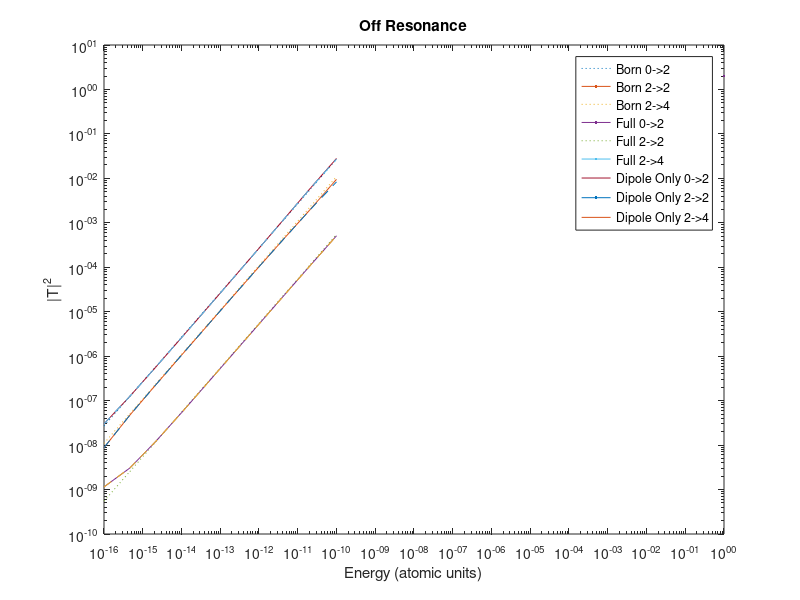
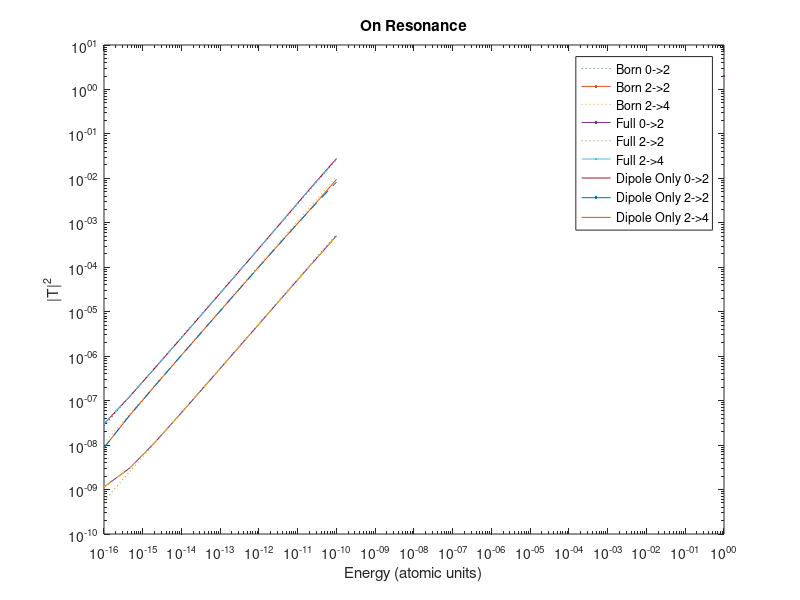

Here is the MATLAB script that generated these plots, in order:
%cd("Tmatanalysis_fullvsdipolevsBorn/")
born02 = load("born02.mat");
born22 = load("born22.mat");
born24 = load("born24.mat");

fullcalc02_off = load("fullcalc02_offresonance.mat");
fullcalc22_off = load("fullcalc22_offresonance.mat");
fullcalc24_off = load("fullcalc24_offresonance.mat");
dipole02_off = load("dipoleonly02_offresonance.mat");
dipole22_off = load("dipoleonly22_offresonance.mat");
dipole24_off = load("dipoleonly24_offresonance.mat");

fullcalc02_on = load("fullcalc02_onresonance.mat");
fullcalc22_on = load("fullcalc22_onresonance.mat");
fullcalc24_on = load("fullcalc24_onresonance.mat");
dipole02_on = load("dipoleonly02_onresonance.mat");
dipole22_on = load("dipoleonly22_onresonance.mat");
dipole24_on = load("dipoleonly24_onresonance.mat");

% make the relevant plots for all of these - one for on resonance and one
% for off resonance

figure; 
loglog(born02.energies2, born02.temparr, ":", LineWidth = 2)
hold on
loglog(born22.energies2, born22.temparr, ":", LineWidth = 2)
loglog(born24.energies2, born24.temparr, ":", LineWidth = 2)
loglog(fullcalc02_off.energies, fullcalc02_off.temparr, "-", LineWidth = 2)
loglog(fullcalc22_off.energies, fullcalc22_off.temparr, "-", LineWidth = 2)
loglog(fullcalc24_off.energies, fullcalc24_off.temparr, "-", LineWidth = 2)
loglog(dipole02_off.energies, dipole02_off.temparr, "--", LineWidth = 2)
loglog(dipole22_off.energies, dipole22_off.temparr, "--", LineWidth = 2)
loglog(dipole24_off.energies, dipole24_off.temparr, "--", LineWidth = 2)
legend({"Born 0->2", "Born 2->2", "Born 2->4", "Full 0->2", "Full 2->2", "Full 2->4", "Dipole Only 0->2", "Dipole Only 2->2", "Dipole Only 2->4"})
xlabel("Energy (atomic units)")
ylabel("|T|^2")
title("Off Resonance")


figure; 
loglog(born02.energies2, born02.temparr, ":", LineWidth = 2)
hold on
loglog(born22.energies2, born22.temparr, ":", LineWidth = 2)
loglog(born24.energies2, born24.temparr, ":", LineWidth = 2)
loglog(fullcalc02_on.energies, fullcalc02_on.temparr, "-", LineWidth = 2)
loglog(fullcalc22_on.energies, fullcalc22_on.temparr, "-", LineWidth = 2)
loglog(fullcalc24_on.energies, fullcalc24_on.temparr, "-", LineWidth = 2)
loglog(dipole02_on.energies, dipole02_on.temparr, "--", LineWidth = 2)
loglog(dipole22_on.energies, dipole22_on.temparr, "--", LineWidth = 2)
loglog(dipole24_on.energies, dipole24_on.temparr, "--", LineWidth = 2)
legend({"Born 0->2", "Born 2->2", "Born 2->4", "Full 0->2", "Full 2->2", "Full 2->4", "Dipole Only 0->2", "Dipole Only 2->2", "Dipole Only 2->4"})
xlabel("Energy (atomic units)")
ylabel("|T|^2")
title("On Resonance")
